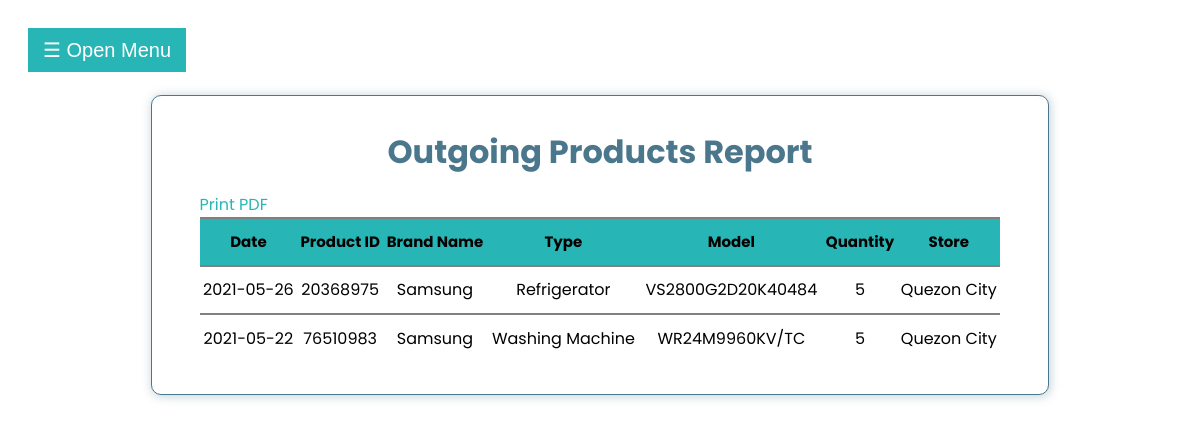
/Admin-Report/Admin-Outgoing-products-report.php (signed in), run on the app's committed database.
### tables this page shows
CREATE TABLE `tbl_outgoing_product` (
  `id` int(11) NOT NULL,
  `product_id` varchar(255) NOT NULL,
  `brandName` varchar(255) NOT NULL,
  `type` varchar(255) NOT NULL,
  `model` varchar(255) NOT NULL,
  `date` date NOT NULL,
  `quantity` varchar(255) NOT NULL,
  `store` varchar(255) NOT NULL
);

### Admin-Report/Admin-Outgoing-products-report.php (the view, shortened to what this page needs)
<?php
    $db = mysqli_connect('localhost', 'root', '', 'warehouse_management_system');
?>
<!DOCTYPE html>
<html lang="en">
<head>
    <link rel="stylesheet" href="../CSS/admin-outgoing-products-report.css">
    <link rel="stylesheet" href="https://cdnjs.cloudflare.com/ajax/libs/font-awesome/4.7.0/css/font-awesome.min.css">
    <link rel="stylesheet" href="https://use.fontawesome.com/releases/v5.15.3/css/all.css">
</head>
<body>
    <div id="main">
        <button class="openbtn" onclick="openNav()">&#9776; Open Menu</button>
        <div class="container">
        <h1 class="outgoing-products-report-header">Outgoing Products Report</h1>
            <div class="print-btn-div">
                <a href="outgoing-product-report-pdf.php" target="_blank" class="print-btn">Print PDF</a>
            </div>
            <table>
                <thead>
                    <th>Date</th>
                    <th>Product ID</th>
                    <th>Brand Name</th>
                    <th>Type</th>
                    <th>Model</th>
                    <th>Quantity</th>
                    <th>Store</th>
                </thead>
                <tbody>
                    <?php
                        $sql = "SELECT * FROM tbl_outgoing_product";
                        $result = $db->query($sql);
                        if ($result->num_rows > 0) {
                            while($row = $result->fetch_assoc()) {
                                ?>
                                    <tr>
                                        <td><?php echo $row['date'];?></td>
                                        <td><?php echo $row['product_id'];?></td>
                                        <td><?php echo $row['brandName'];?></td>
                                        <td><?php echo $row['type'];?></td>
                                        <td><?php echo $row['model'];?></td>
                                        <td><?php echo $row['quantity'];?></td>
                                        <td><?php echo $row['store'];?></td>
                                    </tr>
                                <?php
                            }
                        }
                    ?>
                </tbody>
            </table>
        </div>
    </div>
</body>
</html>

### CSS/admin-outgoing-products-report.css (style rules this page uses)
body { font-family: 'Poppins', sans-serif; }
.container { background-color: #fff; border: 1px solid #4B778D; border-radius: 10px; box-shadow: 1px 1px 10px 1px rgb(75, 119, 141, 30%); width: 70%; margin: 2% auto; padding: 2rem 3rem; }
.outgoing-products-report-header { color: #4B778D; text-align: center; margin: 0 0 0.8rem; }
.print-btn-div { margin: 1rem 0 0 0; }
.print-btn { text-decoration: none; color: #28B5B5; }
table { width: 100%; border-collapse: collapse; }
thead { background: #28B5B5; font-size: 15px; text-align: left; position: sticky; }
th { text-align: center; }
td { text-align: center; }
tr { border-top: 2px solid #808080; height: 3rem; margin-bottom: 5rem; }
.openbtn { font-size: 20px; cursor: pointer; background-color: #28B5B5; color: white; padding: 10px 15px; border: none; }
#main { transition: margin-left .5s; padding: 20px; }

### data on the page
tbl_outgoing_product: date "2021-05-26", product "20368975", brandName "Samsung", type "Refrigerator", model "VS2800G2D20K40484", quantity "5", store "Quezon City"
tbl_outgoing_product: date "2021-05-22", product "76510983", brandName "Samsung", type "Washing Machine", model "WR24M9960KV/TC", quantity "5", store "Quezon City"
